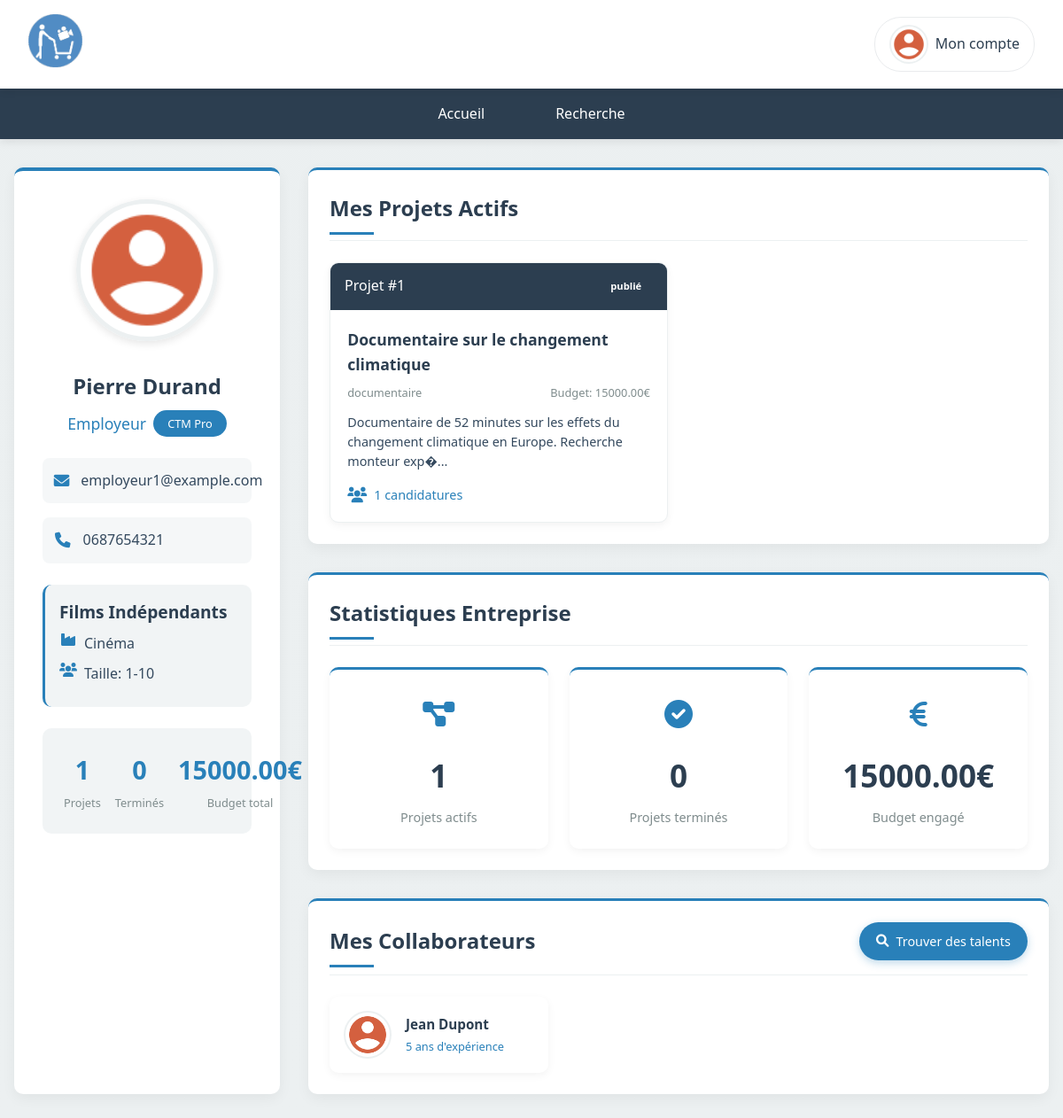
Screenshot of /php/espace/espace_employeur.php (signed in) with the database file from the repository.
### tables this page shows
CREATE TABLE `users` (
  `user_id` int(11) NOT NULL,
  `email` varchar(100) NOT NULL,
  `password` varchar(255) NOT NULL,
  `first_name` varchar(50) NOT NULL,
  `last_name` varchar(50) NOT NULL,
  `phone` varchar(20) DEFAULT NULL,
  `profile_picture` varchar(255) DEFAULT NULL,
  `bio` text,
  `user_type` enum('client','graphiste','manager','développeur','beatmaker','monteur','employeur','admin') NOT NULL,
  `created_at` timestamp NOT NULL DEFAULT CURRENT_TIMESTAMP,
  `updated_at` timestamp NOT NULL DEFAULT CURRENT_TIMESTAMP ON UPDATE CURRENT_TIMESTAMP
);

CREATE TABLE `employers` (
  `employer_id` int(11) NOT NULL,
  `user_id` int(11) NOT NULL,
  `company_name` varchar(100) DEFAULT NULL,
  `company_size` enum('1-10','11-50','51-200','201-500','500+') DEFAULT NULL,
  `industry` varchar(50) DEFAULT NULL
);

CREATE TABLE `projects` (
  `project_id` int(11) NOT NULL,
  `employer_id` int(11) NOT NULL,
  `title` varchar(100) NOT NULL,
  `description` text NOT NULL,
  `project_type` enum('court-métrage','documentaire','publicité','film institutionnel','série','autre') NOT NULL,
  `budget` decimal(10,2) DEFAULT NULL,
  `start_date` date DEFAULT NULL,
  `end_date` date DEFAULT NULL,
  `status` enum('brouillon','publié','en cours','terminé','annulé') DEFAULT 'brouillon',
  `created_at` timestamp NOT NULL DEFAULT CURRENT_TIMESTAMP
);

CREATE TABLE `editors` (
  `editor_id` int(11) NOT NULL,
  `user_id` int(11) NOT NULL,
  `years_experience` int(11) DEFAULT NULL,
  `daily_rate` decimal(10,2) DEFAULT NULL,
  `availability` enum('disponible','occupé','indisponible') DEFAULT 'disponible'
);

### php/espace/espace_employeur.php (the view, shortened to what this page needs)
<!DOCTYPE html>
<?php
$servername = 'localhost';
$username = 'root';
$password = 'root';
$dbname = 'ctmdata';
try {
    $pdo = new PDO("mysql:host=$servername;dbname=$dbname", $username, $password);
    $pdo->setAttribute(PDO::ATTR_ERRMODE, PDO::ERRMODE_EXCEPTION);
    $user_id = $_SESSION['user_id'];
    $stmt = $pdo->prepare("SELECT * FROM users WHERE user_id = ?");
    $stmt->execute([$user_id]);
    $employeur = $stmt->fetch();
    $stmt = $pdo->prepare("SELECT * FROM employers WHERE user_id = ?");
    $stmt->execute([$user_id]);
    $entreprise = $stmt->fetch();
    $stmt = $pdo->prepare("
        SELECT p.*, COUNT(a.application_id) as applications_count
        FROM projects p
        LEFT JOIN applications a ON p.project_id = a.project_id
        WHERE p.employer_id = ?
        GROUP BY p.project_id
        ORDER BY p.created_at DESC
        LIMIT 5
    ");
    $stmt->execute([$entreprise['employer_id']]);
    $projets = $stmt->fetchAll();
    $stmt = $pdo->prepare("
        SELECT u.user_id, u.first_name, u.last_name, u.email, e.years_experience
        FROM users u
        JOIN editors e ON u.user_id = e.user_id
        WHERE u.user_id IN (
            SELECT editor_id FROM applications
            WHERE project_id IN (
                SELECT project_id FROM projects WHERE employer_id = ?
            )
        )
        LIMIT 4
    ");
    $stmt->execute([$entreprise['employer_id']]);
    $collaborateurs = $stmt->fetchAll();
    $stmt = $pdo->prepare("
        SELECT
            COUNT(*) as total_projects,
            SUM(CASE WHEN status = 'terminé' THEN 1 ELSE 0 END) as completed_projects,
            SUM(budget) as total_budget
        FROM projects
        WHERE employer_id = ?
    ");
    $stmt->execute([$entreprise['employer_id']]);
    $stats = $stmt->fetch();
} catch(PDOException $e) {
    die("Erreur de connexion à la base de données: " . $e->getMessage());
}
?>
<html lang="fr">
<head>
    <link rel="stylesheet" href="https://cdnjs.cloudflare.com/ajax/libs/font-awesome/6.0.0-beta3/css/all.min.css">
</head>
<body>
    <header class="main-header">
        <div class="logo-container">
            <a href="../../index.html" class="logo-link">
                <img src="../../pictures/logorond.png" alt="Logo CTM" class="logo">
            </a>
        </div>
        <nav class="user-nav">
            <a href="../espclient.php" class="user-profile">
                <img src="../../pictures/photoDeProfil.png" alt="Photo de profil" class="user-avatar">
                <span class="user-name">Mon compte</span>
            </a>
        </nav>
    </header>
    <nav class="main-nav">
        <ul class="nav-list">
            <li class="nav-item"><a href="../accueil.php" class="nav-link">Accueil</a></li>
            <li class="nav-item"><a href="../recherche.php" class="nav-link">Recherche</a></li>
        </ul>
    </nav>
    <div class="dashboard-container">
        <div class="profile-card">
            <img src="../../pictures/photoDeProfil.png" alt="Photo de profil" class="profile-avatar">
            <h2 class="profile-name"><?php echo htmlspecialchars($employeur['first_name'] . ' ' . $employeur['last_name']); ?></h2>
            <h3 class="profile-title">
                Employeur
                <span class="employer-badge">CTM Pro</span>
            </h3>
            <div class="profile-info">
                <div class="info-item">
                    <i class="fas fa-envelope info-icon"></i>
                    <span><?php echo htmlspecialchars($employeur['email']); ?></span>
                </div>
                <div class="info-item">
                    <i class="fas fa-phone info-icon"></i>
                    <span><?php echo htmlspecialchars($employeur['phone'] ?? 'Non renseigné'); ?></span>
                </div>
                <div class="company-info">
                    <div class="company-name"><?php echo htmlspecialchars($entreprise['company_name'] ?? 'Entreprise non renseignée'); ?></div>
                    <div class="company-detail">
                        <i class="fas fa-industry"></i>
                        <span><?php echo htmlspecialchars($entreprise['industry'] ?? 'Secteur non renseigné'); ?></span>
                    </div>
                    <div class="company-detail">
                        <i class="fas fa-users"></i>
                        <span>Taille: <?php echo htmlspecialchars($entreprise['company_size'] ?? 'Non renseignée'); ?></span>
                    </div>
                </div>
                <div class="employer-stats">
                    <div class="employer-stat">
                        <div class="employer-stat-value"><?php echo htmlspecialchars($stats['total_projects'] ?? 0); ?></div>
                        <div class="employer-stat-label">Projets</div>
                    </div>
                    <div class="employer-stat">
                        <div class="employer-stat-value"><?php echo htmlspecialchars($stats['completed_projects'] ?? 0); ?></div>
                        <div class="employer-stat-label">Terminés</div>
                    </div>
                    <div class="employer-stat">
                        <div class="employer-stat-value"><?php echo htmlspecialchars($stats['total_budget'] ?? 0); ?>€</div>
                        <div class="employer-stat-label">Budget total</div>
                    </div>
                </div>
            </div>
        </div>
        <div class="main-content">
            <div class="content-card">
                <div class="card-header">
                    <h2 class="card-title">Mes Projets Actifs</h2>
                </div>
                <?php if (!empty($projets)): ?>
                    <div class="projects-grid">
                        <?php foreach ($projets as $projet): ?>
                            <div class="project-card">
                                <div class="project-header">
                                    <span>Projet #<?php echo htmlspecialchars($projet['project_id']); ?></span>
                                    <span class="project-status status-<?php echo str_replace(' ', '-', $projet['status']); ?>">
                                        <?php echo htmlspecialchars($projet['status']); ?>
                                    </span>
                                </div>
                                <div class="project-content">
                                    <h3 class="project-title"><?php echo htmlspecialchars($projet['title']); ?></h3>
                                    <div class="project-meta">
                                        <span><?php echo htmlspecialchars($projet['project_type']); ?></span>
                                        <span>Budget: <?php echo htmlspecialchars($projet['budget']); ?>€</span>
                                    </div>
                                    <p class="project-description"><?php echo htmlspecialchars(substr($projet['description'], 0, 100) . '...'); ?></p>
                                    <div class="project-applications">
                                        <i class="fas fa-users"></i>
                                        <span><?php echo htmlspecialchars($projet['applications_count']); ?> candidatures</span>
                                    </div>
                                </div>
                            </div>
                        <?php endforeach; ?>
                    </div>
                <?php else: ?>
                    <p style="text-align: center; color: var(--text-light);">Aucun projet actif. Créez votre premier projet!</p>
                <?php endif; ?>
            </div>
            <div class="content-card">
                <div class="card-header">
                    <h2 class="card-title">Statistiques Entreprise</h2>
                </div>
                <div class="stats-grid">
                    <div class="stat-card">
                        <div class="stat-icon"><i class="fas fa-project-diagram"></i></div>
                        <div class="stat-value"><?php echo htmlspecialchars($stats['total_projects'] ?? 0); ?></div>
                        <div class="stat-label">Projets actifs</div>
                    </div>
                    <div class="stat-card">
                        <div class="stat-icon"><i class="fas fa-check-circle"></i></div>
                        <div class="stat-value"><?php echo htmlspecialchars($stats['completed_projects'] ?? 0); ?></div>
                        <div class="stat-label">Projets terminés</div>
                    </div>
                    <div class="stat-card">
                        <div class="stat-icon"><i class="fas fa-euro-sign"></i></div>
                        <div class="stat-value"><?php echo htmlspecialchars($stats['total_budget'] ?? 0); ?>€</div>
                        <div class="stat-label">Budget engagé</div>
                    </div>
                </div>
            </div>
            <div class="content-card">
                <div class="card-header">
                    <h2 class="card-title">Mes Collaborateurs</h2>
                    <a href="../employees.php?user_type=employeur" class="btn btn-primary">
                        <i class="fas fa-search"></i> Trouver des talents
                    </a>
                </div>
                <?php if (!empty($collaborateurs)): ?>
                    <div class="team-grid">
                        <?php foreach ($collaborateurs as $collaborateur): ?>
                            <div class="team-member">
                                <img src="../../pictures/photoDeProfil.png" alt="Photo de profil" class="team-avatar">
                                <div class="team-info">
                                    <h4 class="team-name"><?php echo htmlspecialchars($collaborateur['first_name'] . ' ' . $collaborateur['last_name']); ?></h4>
                                    <p class="team-role"><?php echo htmlspecialchars($collaborateur['years_experience']); ?> ans d'expérience</p>
                                </div>
                            </div>
                        <?php endforeach; ?>
                    </div>
                <?php else: ?>
                    <p style="text-align: center; color: var(--text-light);">Aucun collaborateur actif pour le moment.</p>
                <?php endif; ?>
            </div>
        </div>
    </div>
</body>
</html>

### rows the page displays
users: first_name+last_name "Pierre Durand", email "employeur1@example.com", phone "0687654321"
employers: company_name "Films Indépendants", industry "Cinéma", company_size "1-10"
projects: project_id "1", status "publié", title "Documentaire sur le changement climatique", project_type "documentaire", budget "15000.00", description "Documentaire de 52 minutes sur les effets du changement climatique en Europe. Recherche monteur exp�...", applications_count "1"
editors: user.last_name "Jean Dupont", years_experience "5"

### other values shown
$stats['total_projects'] "1"
$stats['completed_projects'] "0"
$stats['total_budget'] "15000.00"
